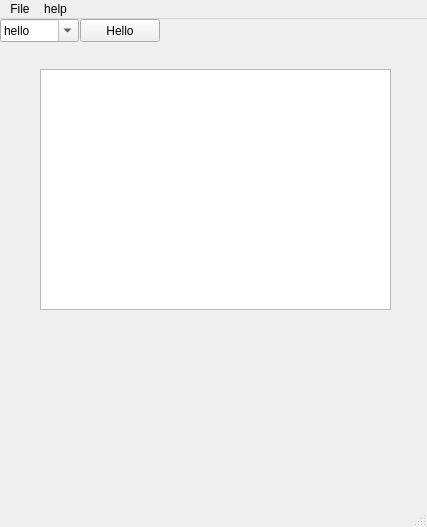
<?xml version="1.0" encoding="UTF-8"?>
<ui version="4.0">
 <class>MainWindow</class>
 <widget class="QMainWindow" name="MainWindow">
  <property name="geometry">
   <rect>
    <x>0</x>
    <y>0</y>
    <width>427</width>
    <height>527</height>
   </rect>
  </property>
  <property name="windowTitle">
   <string>MainWindow</string>
  </property>
  <widget class="QWidget" name="centralwidget">
   <widget class="QPushButton" name="pushButton">
    <property name="geometry">
     <rect>
      <x>80</x>
      <y>0</y>
      <width>80</width>
      <height>23</height>
     </rect>
    </property>
    <property name="text">
     <string>Hello</string>
    </property>
    <property name="icon">
     <iconset>
      <normaloff>../SSL_Projects/fmcg_product_identification/prepare_dataset/data/temp2/image_51.jpg</normaloff>../SSL_Projects/fmcg_product_identification/prepare_dataset/data/temp2/image_51.jpg</iconset>
    </property>
   </widget>
   <widget class="QComboBox" name="comboBox">
    <property name="geometry">
     <rect>
      <x>0</x>
      <y>0</y>
      <width>79</width>
      <height>23</height>
     </rect>
    </property>
    <property name="editable">
     <bool>true</bool>
    </property>
    <item>
     <property name="text">
      <string>hello</string>
     </property>
    </item>
    <item>
     <property name="text">
      <string>la la</string>
     </property>
    </item>
   </widget>
   <widget class="QGraphicsView" name="image_box">
    <property name="geometry">
     <rect>
      <x>40</x>
      <y>50</y>
      <width>351</width>
      <height>241</height>
     </rect>
    </property>
   </widget>
  </widget>
  <widget class="QMenuBar" name="menubar">
   <property name="geometry">
    <rect>
     <x>0</x>
     <y>0</y>
     <width>427</width>
     <height>20</height>
    </rect>
   </property>
   <widget class="QMenu" name="menuFile">
    <property name="title">
     <string>File</string>
    </property>
   </widget>
   <widget class="QMenu" name="menuhelp">
    <property name="title">
     <string>help</string>
    </property>
   </widget>
   <addaction name="menuFile"/>
   <addaction name="menuhelp"/>
  </widget>
  <widget class="QStatusBar" name="statusbar"/>
 </widget>
 <resources/>
 <connections/>
</ui>
